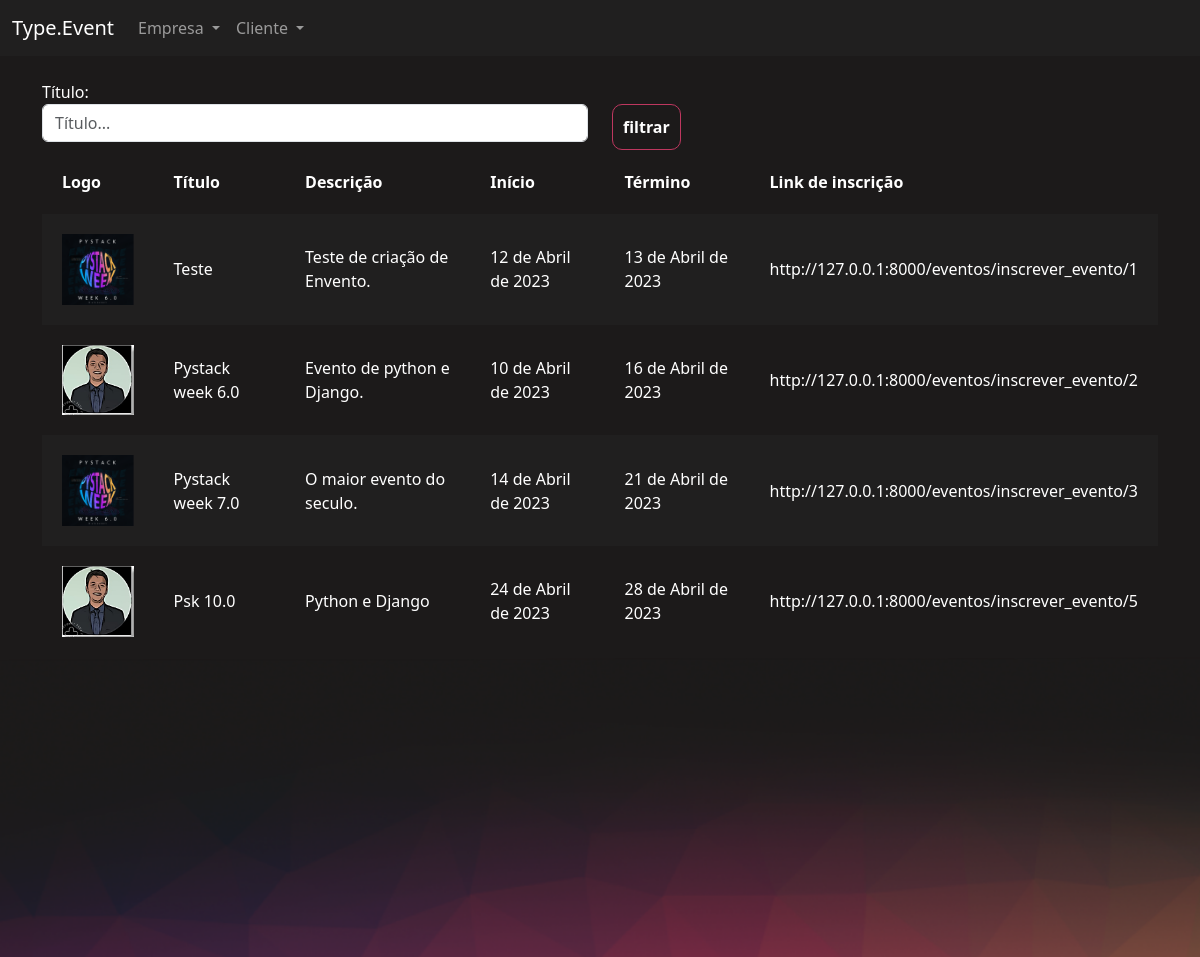
/eventos/gerenciar_evento/ (signed in), run on the app's committed database.
### eventos/models.py (models this page shows, shortened)
class Evento(models.Model):
    criador = models.ForeignKey(User, on_delete=models.DO_NOTHING)
    nome = models.CharField(max_length=200)
    descricao = models.TextField()
    data_inicio = models.DateField()
    data_termino = models.DateField()
    carga_horaria = models.IntegerField()
    logo = models.FileField(upload_to="logos")
    participantes = models.ManyToManyField(User, related_name="evento_participante", null=True, blank=True)
    cor_principal = models.CharField(max_length=7)
    cor_secundaria = models.CharField(max_length=7)
    cor_fundo = models.CharField(max_length=7)

### eventos/views.py (the view)
# urls.py: path('gerenciar_evento/', views.gerenciar_evento, name="gerenciar_evento"),
@login_required
def gerenciar_evento(request):
    if request.method == "GET":
        nome =request.GET.get('nome')
        eventos = Evento.objects.filter(criador=request.user)
        if nome:
            eventos = eventos.filter(nome__contains=nome) #filter locaps
        return render(request, 'gerenciar_evento.html', {'eventos': eventos})

### eventos/templates/gerenciar_evento.html (shortened to what this page needs)
{% extends "bases/base_evento.html" %}
{% load static %}
{% block 'importacoes' %}
    <link href="{% static 'evento/css/gerenciar_evento.css' %}" rel="stylesheet">
{% endblock %}
{% block 'conteudo' %}
    <div class="container">
        <br>
        <div class="row">
            <div class="col-md">
                <form action="{% url 'gerenciar_evento' %}" method="GET">
                <label>Título:</label>
                <input type="text" placeholder="Título..." class="form-control" name="nome">
            </div>
            <div class="col-md">
                <br>
                <input type="submit" class="btn-principal" value="filtrar">
            </div>
        </div>
        <table>
            <tr>
                <th>Logo</th>
                <th>Título</th>
                <th>Descrição</th>
                <th>Início</th>
                <th>Término</th>
                <th>Link de inscrição</th>
            </tr>
            {% for evento in eventos %}
            <tr class="{% cycle 'linha' 'linha2' %}">
                <td width="10%"><a href="{% url 'participantes_evento' evento.id %}"><img width="100%" src="/media/{{evento.logo}}"></a></td>
                <td>{{evento.nome}}</td>
                <td>{{ evento.descricao}}</td>
                <td>{{evento.data_inicio}}</td>
                <td>{{evento.data_termino}}</td>
                <td>http://127.0.0.1:8000/eventos/inscrever_evento/{{ evento.id }}</td>
            </tr>
            {% endfor %}
        </table>
    </div>
{% endblock %}

### templates/bases/base_evento.html (shortened to what this page needs)
{% extends 'bases/base.html' %}
{% load static %}
{% block 'head' %}
    {% block 'importacoes' %}{% endblock %}
    <link href="{% static 'evento/css/evento.css' %}" rel="stylesheet">
    <link href="{% static 'usuarios/css/usuarios.css' %}" rel="stylesheet">
{% endblock %}
{% block 'body' %}
    <nav class="navbar navbar-expand-lg bg-body-tertiary navbar-color" data-bs-theme="dark">
        <div class="container-fluid">
            <a class="navbar-brand" href="#">Type.Event</a>
            <div class="collapse navbar-collapse" id="navbarNavDropdown">
            <ul class="navbar-nav">
                <li class="nav-item dropdown">
                    <a class="nav-link dropdown-toggle" href="#" role="button" data-bs-toggle="dropdown" aria-expanded="false">
                        Empresa
                    </a>
                </li>
                <li class="nav-item dropdown">
                    <a class="nav-link dropdown-toggle" href="#" role="button" data-bs-toggle="dropdown" aria-expanded="false">
                        Cliente
                    </a>
                </li>
            </ul>
            </div>
        </div>
    </nav>
    <div style="min-height: 60vh">
        {% block 'conteudo' %}
        {% endblock %}
    </div>
    <div class="fundo-pagina">
    </div>
{% endblock %}

### templates/bases/base.html (shortened to what this page needs)
{% load static %}
<!doctype html>
<html lang="en">
  <head>
    <link href="{% static 'geral/css/base.css' %}" rel="stylesheet">
    <link href="https://cdn.jsdelivr.net/npm/bootstrap@5.3.0-alpha1/dist/css/bootstrap.min.css" rel="stylesheet">
    {% block 'head' %}{% endblock %}
  </head>
  <body>
    {% block 'body' %}{% endblock %}
  </body>
</html>

### templates/static/geral/css/base.css (style rules this page uses)
body { color: white !important; }
:root { --main-color: #201F1F; --dark-color: #1C1A1A; --contrast-color: #BE375F; --differential-color: #ED8554; }

### templates/static/evento/css/gerenciar_evento.css (style rules this page uses)
table { width: 100%; padding: 20px; }
.linha { height: 40px; background-color: var(--main-color); padding: 20px; }
td, th { padding: 20px; }

### templates/static/evento/css/evento.css (style rules this page uses)
.navbar-color { background-color: #201F1F !important; }
body { background-color: #1C1A1A; }
.fundo-pagina { background-image: url('/static/evento/img/fundo_pagina.png'); height: 300px; background-size: cover; }

### templates/static/usuarios/css/usuarios.css (style rules this page uses)
.btn-principal { background-color: transparent; border: 1px solid var(--contrast-color); color: white; padding: 10px; border-radius: 10px; font-weight: bold; }

### data on the page
Evento: logo (picture), nome "Teste", descricao "Teste de criação de Envento.", data_inicio "12 de Abril de 2023", data_termino "13 de Abril de 2023", id "1"
Evento: logo (picture), nome "Pystack week 6.0", descricao "Evento de python e Django.", data_inicio "10 de Abril de 2023", data_termino "16 de Abril de 2023", id "2"
Evento: logo (picture), nome "Pystack week 7.0", descricao "O maior evento do seculo.", data_inicio "14 de Abril de 2023", data_termino "21 de Abril de 2023", id "3"
Evento: logo (picture), nome "Psk 10.0", descricao "Python e Django", data_inicio "24 de Abril de 2023", data_termino "28 de Abril de 2023", id "5"
